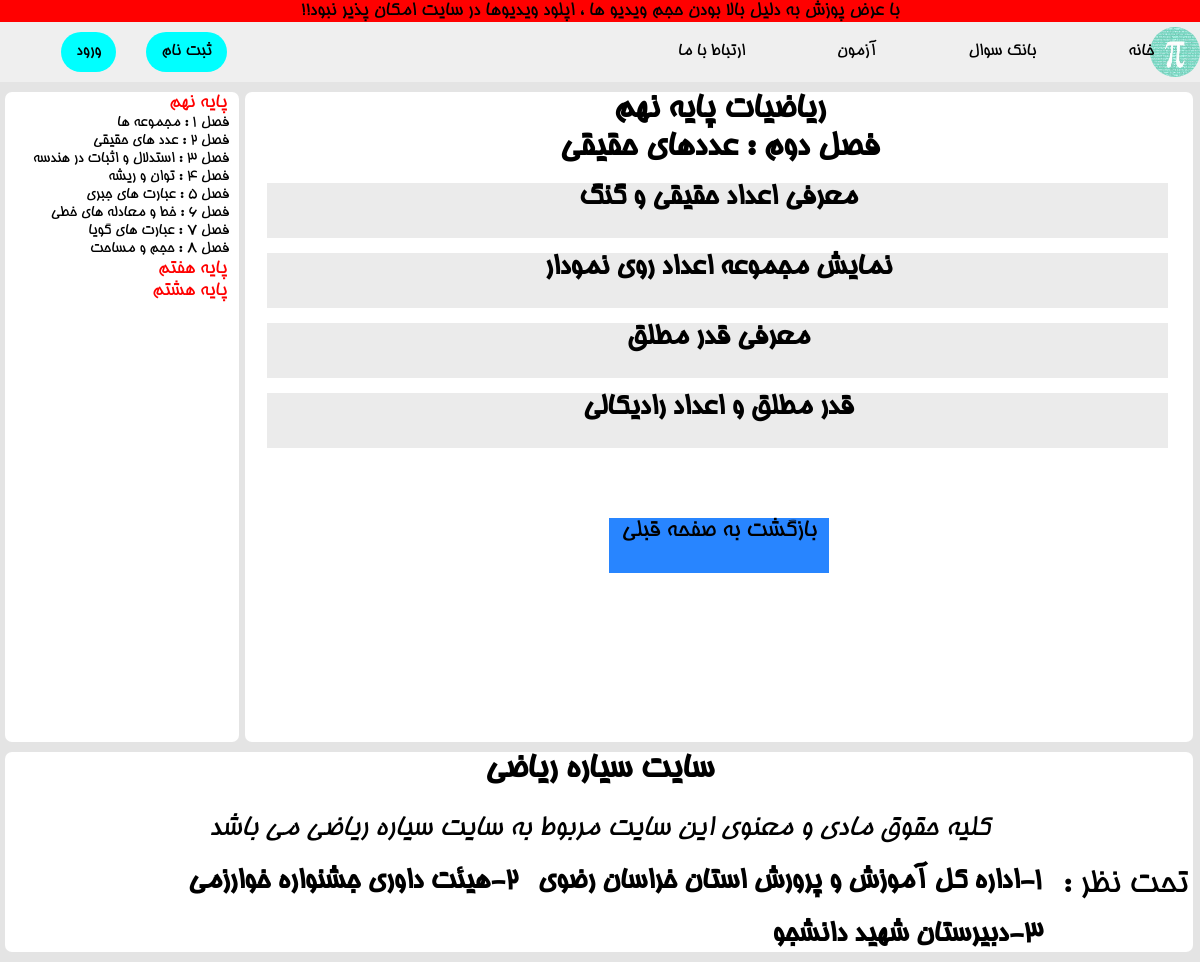
The page /paye9/season2/ on the database its author committed.
### project/models.py (models this page shows, shortened)
class Lessons(models.Model):
    STATUS_CHOICES = (
        ('paye7_season1' , 'paye7_season1'),
        ('paye7_season2' , 'paye7_season2'),
        ('paye7_season3' , 'paye7_season3'),
        ('paye7_season4' , 'paye7_season4'),
        ('paye7_season5' , 'paye7_season5'),
        ('paye7_season6' , 'paye7_season6'),
        ('paye7_season7' , 'paye7_season7'),
        ('paye7_season8' , 'paye7_season8'),
        ('paye7_season9' , 'paye7_season9'),
        ('paye8_season1' , 'paye8_season1'),
        ('paye8_season2' , 'paye8_season2'),
        ('paye8_season3' , 'paye8_season3'),
        ('paye8_season4' , 'paye8_season4'),
        ('paye8_season5' , 'paye8_season5'),
        ('paye8_season6' , 'paye8_season6'),
        ('paye8_season7' , 'paye8_season7'),
        ('paye8_season8' , 'paye8_season8'),
        ('paye8_season9' , 'paye8_season9'),
        ('paye9_season1' , 'paye9_season1'),
        ('paye9_season2' , 'paye9_season2'),
        ('paye9_season3' , 'paye9_season3'),
        ('paye9_season4' , 'paye9_season4'),
        ('paye9_season5' , 'paye9_season5'),
        ('paye9_season6' , 'paye9_season6'),
        ('paye9_season7' , 'paye9_season7'),
        ('paye9_season8' , 'paye9_season8'),
    )
    title = models.CharField(max_length=100)
    paye = models.CharField(max_length=50)
    lesson = models.CharField(max_length=50)
    video = models.FileField(upload_to='video/%y')
    slug = models.SlugField(max_length=50)
    status = models.CharField(max_length=50 , choices=STATUS_CHOICES)

### project/views.py (the view)
# urls.py: path('paye9/season2/' , views.Paye9_season2 , name='paye9_season2'),
def Paye9_season2(request):
    lessons = Lessons.objects.filter(status='paye9_season2')
    return render(request , "Seasons/Paye9/season2.html" , {'lesson' : lessons})

### project/templates/Seasons/Paye9/season2.html (shortened to what this page needs)
{% load static %}
<!DOCTYPE html>
<html lang="en" dir="rtl">
<head>
</head>
<body>
{% include 'includes/header.html' %}
{% include 'includes/navbars/paye9.html' %}
    <article>
        <h1>ریاضیات پایه نهم<br>فصل دوم : عددهای حقیقی</h1>
        {% for lessons in lesson %}
        <a href="{% url 'urls:lessons' lessons.slug %}">
            <div class="div-lesson">
                <h2>{{lessons.lesson}}</h2>
            </div>
        </a>
        {% endfor %}
        <a href="{% url 'urls:paye9' %}">
            <div class="div-back">بازگشت به صفحه قبلی</div>
         </a>
            </article>
    {% include 'includes/footer.html' %}
</body>
</html>

### project/static/style/style.css (style rules this page uses)
* { margin: 0; padding: 0; box-sizing: border-box; text-decoration: none; list-style: none; }
html a { color: black; }
article { height: 650px; width: 99%; background-color: white; margin-right: 7px; margin-top: 10px; margin-bottom: 10px; border-radius: 7px; }
h2 { text-align: center; }

### project/static/style/Seasons/style9.css (style rules this page uses)
body { background-color:rgb(228, 228, 228); }
* { margin: 0; padding: 0; box-sizing: border-box; text-decoration: none; list-style: none; }
html a { color: black; }
article { height: 650px; width: 79%; background-color: white; margin-right: 7px; margin-top: 10px; margin-bottom: 10px; border-radius: 7px; }
h1 { text-align: center; font-size: 35px; }
.div-lesson { width: 95%; height: 55px; background-color: #ebebeb; margin-right: 25px; margin-top: 15px; transition: all 0.5s; }
h2 { text-align: center; font-size: 30px; width: 100%; height: 55px; transition: all 0.5a; }
.div-back { background-color: rgb(40, 133, 255); margin-left: auto; margin-right:auto; margin-top: 70px; width: 220px; height: 55px; text-align: center; font-size: 25px; transition: all 0.6s; }

### rows shown on the page
Lessons: lesson "معرفی اعداد حقیقی و گنگ"
Lessons: lesson "نمایش مجموعه اعداد روی نمودار"
Lessons: lesson "معرفی قدر مطلق"
Lessons: lesson "قدر مطلق و اعداد رادیکالی"
